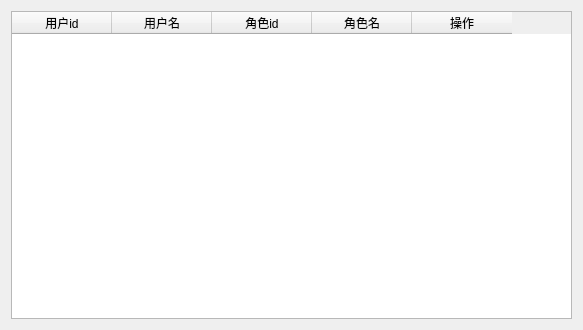
<?xml version="1.0" encoding="UTF-8"?>
<ui version="4.0">
 <class>userWidget</class>
 <widget class="QWidget" name="userWidget">
  <property name="geometry">
   <rect>
    <x>0</x>
    <y>0</y>
    <width>583</width>
    <height>330</height>
   </rect>
  </property>
  <property name="windowTitle">
   <string>用户信息</string>
  </property>
  <layout class="QHBoxLayout" name="horizontalLayout">
   <item>
    <layout class="QVBoxLayout" name="verticalLayout">
     <item>
      <widget class="QTableWidget" name="listUserWidgeUserTable">
       <property name="editTriggers">
        <set>QAbstractItemView::NoEditTriggers</set>
       </property>
       <property name="selectionMode">
        <enum>QAbstractItemView::SingleSelection</enum>
       </property>
       <property name="selectionBehavior">
        <enum>QAbstractItemView::SelectRows</enum>
       </property>
       <property name="sortingEnabled">
        <bool>true</bool>
       </property>
       <attribute name="horizontalHeaderCascadingSectionResizes">
        <bool>true</bool>
       </attribute>
       <attribute name="horizontalHeaderDefaultSectionSize">
        <number>100</number>
       </attribute>
       <attribute name="horizontalHeaderShowSortIndicator" stdset="0">
        <bool>false</bool>
       </attribute>
       <attribute name="verticalHeaderDefaultSectionSize">
        <number>60</number>
       </attribute>
       <column>
        <property name="text">
         <string>用户id</string>
        </property>
       </column>
       <column>
        <property name="text">
         <string>用户名</string>
        </property>
       </column>
       <column>
        <property name="text">
         <string>角色id</string>
        </property>
       </column>
       <column>
        <property name="text">
         <string>角色名</string>
        </property>
       </column>
       <column>
        <property name="text">
         <string>操作</string>
        </property>
       </column>
      </widget>
     </item>
    </layout>
   </item>
  </layout>
 </widget>
 <resources/>
 <connections/>
</ui>
